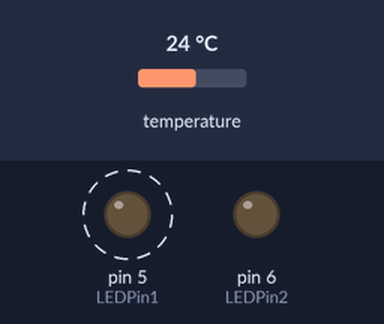
Bench run of a sketch on a simulated Arduino Uno, built with avr-gcc and run on an emulated ATmega328P. Parts: output pins drawn as LEDs (lit = HIGH). Dashed ring = blinking. The inputs (shaded band) are chosen by the test bench; at power-on: temperature 24 °C. What the sketch prints to the serial monitor is not drawn.

Above: at 0.4 s.
At 2.4 s:
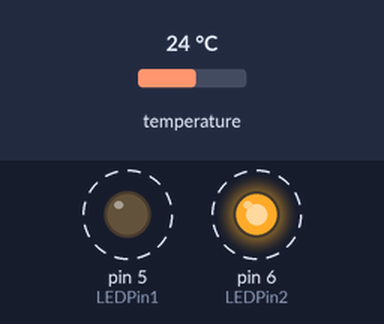
Timing chart, 0 to 3.0 s (numbered marks = the images above):
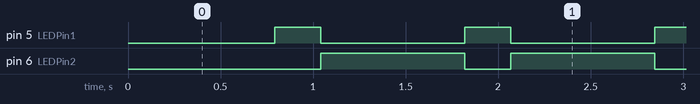

Measured:
- by itself, pin 5 (LEDPin1): alternates HIGH for 0.25 s and LOW for 0.78 s
- by itself, pin 6 (LEDPin2): alternates HIGH for 0.78 s and LOW for 0.25 s

The sketch:

YCCS_010519_SW_TempSensorBlinkingLights_1.ino
```cpp
//Find the libraries at this link
//https://create.arduino.cc/projecthub/TheGadgetBoy/ds18b20-digital-temperature-sensor-and-arduino-9cc806

//libraries for reading in from onewire (the middle sensor pin) and a library specific for the temp sensor
#include <OneWire.h>
#include <DallasTemperature.h>

//defines the sensor input into pin 2 on the arduino
#define ONE_WIRE_BUS 2

// Setup a oneWire instance to communicate with any OneWire devices
// (not just Maxim/Dallas temperature ICs)
OneWire oneWire(ONE_WIRE_BUS);

// Pass our oneWire reference to Dallas Temperature.
DallasTemperature sensors(&oneWire);

//sets digital pins 5 and 6 as pins for the leds
const int LEDPin1 = 5;
const int LEDPin2 = 6;

//sets Temperature as a (float) variable
float Temperature;

void setup() {
  //begins serial monitor
  Serial.begin(9600);

  //defines led pins and sets them to off
  pinMode(LEDPin1, OUTPUT);
  pinMode(LEDPin2, OUTPUT);
  digitalWrite(LEDPin1, LOW);
  digitalWrite(LEDPin2, LOW);

  //begins the onewire and dallas libraries
  sensors.begin();
}

void loop() {
  // Send the command to get temperature readings to temp sensor
  sensors.requestTemperatures();

  //Print out temp to serial monitor
  Serial.print("Temperature is: ");
  Serial.print(sensors.getTempCByIndex(0));

  //Read temp value in and assign it to Temperature
  Temperature = sensors.getTempCByIndex(0);

  //if the temp is below 22 degrees the leds alternate slowly
  if(Temperature < 22){
    digitalWrite(LEDPin1, HIGH);
    digitalWrite(LEDPin2, LOW);
    delay(750);
    digitalWrite(LEDPin1, LOW);
    digitalWrite(LEDPin2, HIGH);
  }

  // if the temp is above 22 degrees the leds alternate quickly
  if(Temperature > 22){
    digitalWrite(LEDPin1, HIGH);
    digitalWrite(LEDPin2, LOW);
    delay(250);
    digitalWrite(LEDPin1, LOW);
    digitalWrite(LEDPin2, HIGH);
  }

}
```
